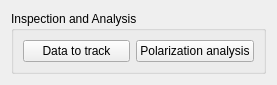
<?xml version="1.0" encoding="UTF-8"?>
<ui version="4.0">
 <class>Form</class>
 <widget class="QWidget" name="Form">
  <property name="geometry">
   <rect>
    <x>0</x>
    <y>0</y>
    <width>277</width>
    <height>80</height>
   </rect>
  </property>
  <property name="windowTitle">
   <string>Form</string>
  </property>
  <layout class="QGridLayout" name="gridLayout">
   <item row="0" column="0">
    <widget class="QGroupBox" name="groupBox">
     <property name="title">
      <string>Inspection and Analysis</string>
     </property>
     <layout class="QGridLayout" name="gridLayout_2">
      <item row="0" column="0">
       <layout class="QHBoxLayout" name="horizontalLayout">
        <item>
         <widget class="QPushButton" name="pushButton">
          <property name="text">
           <string>Data to track</string>
          </property>
         </widget>
        </item>
        <item>
         <widget class="QPushButton" name="pushButton_2">
          <property name="text">
           <string>Polarization analysis</string>
          </property>
         </widget>
        </item>
       </layout>
      </item>
     </layout>
    </widget>
   </item>
  </layout>
 </widget>
 <resources/>
 <connections/>
</ui>
